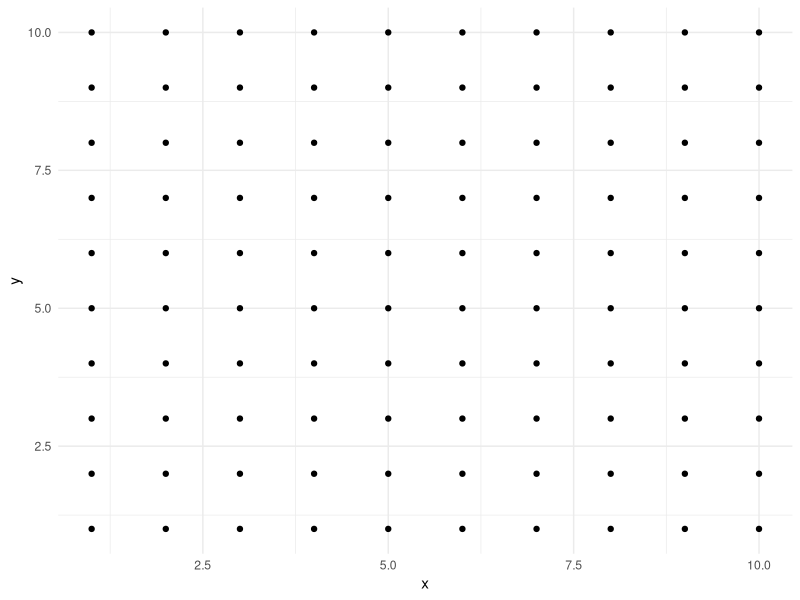
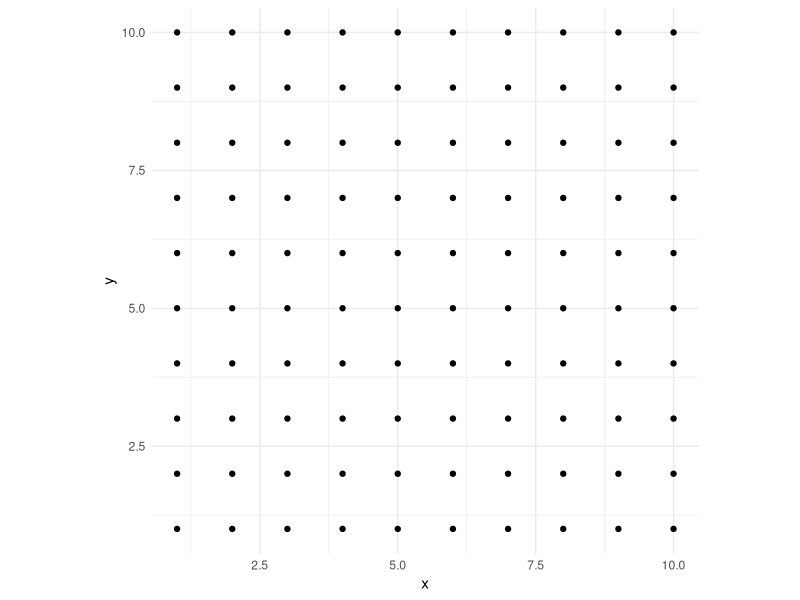
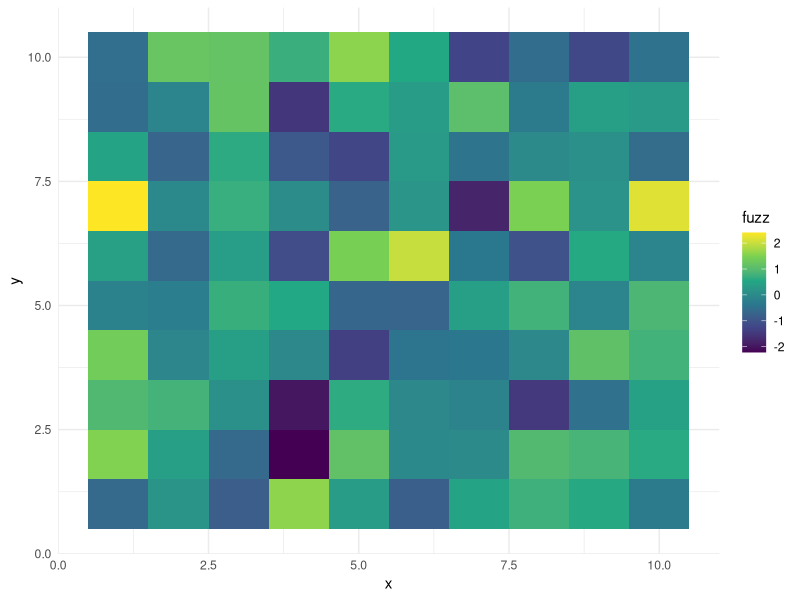
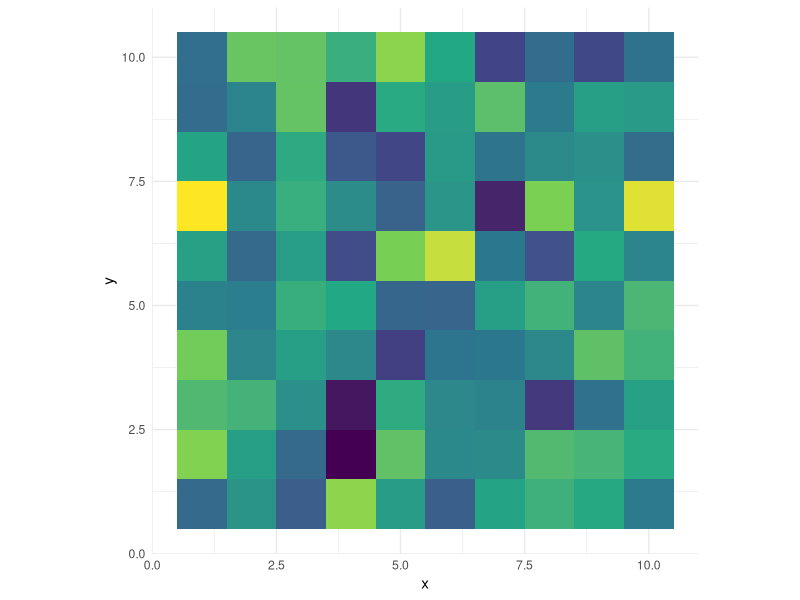
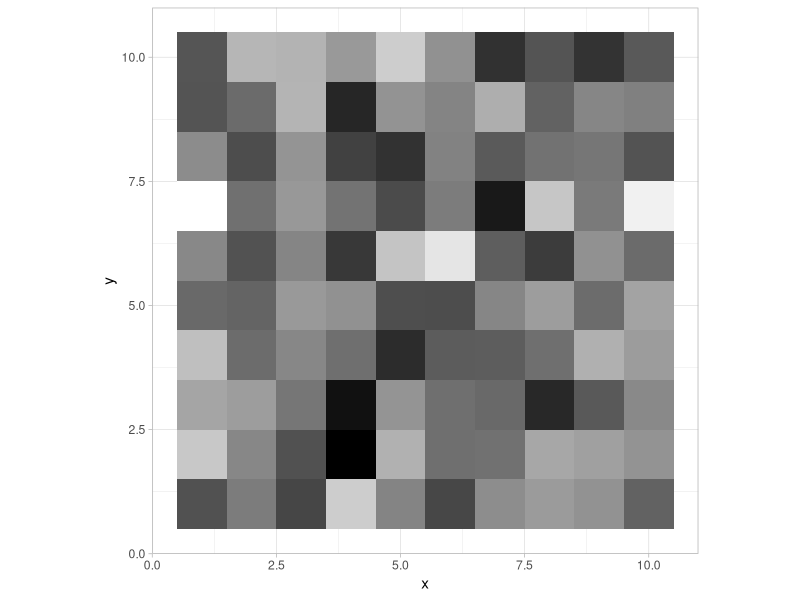
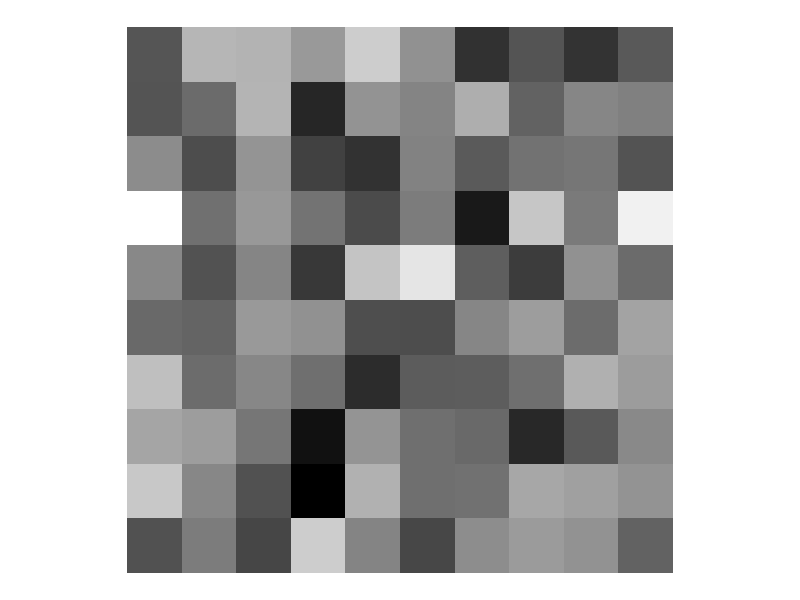
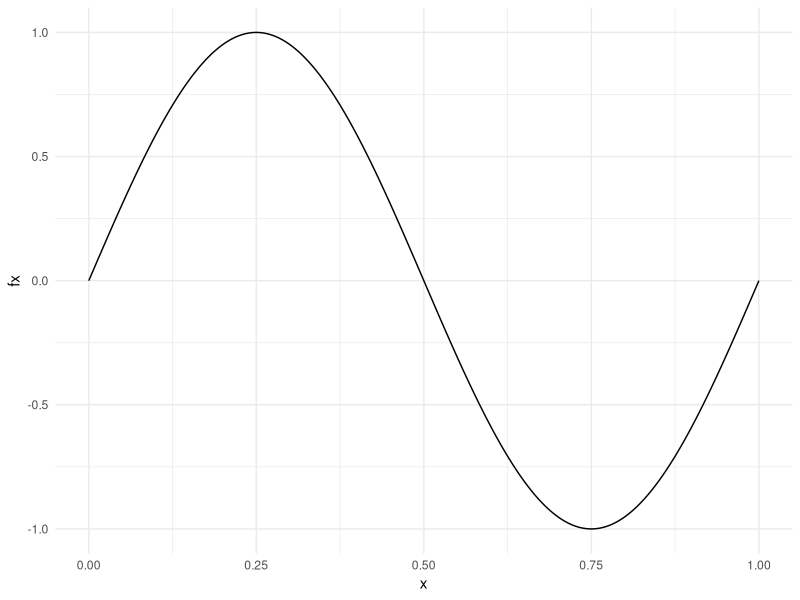
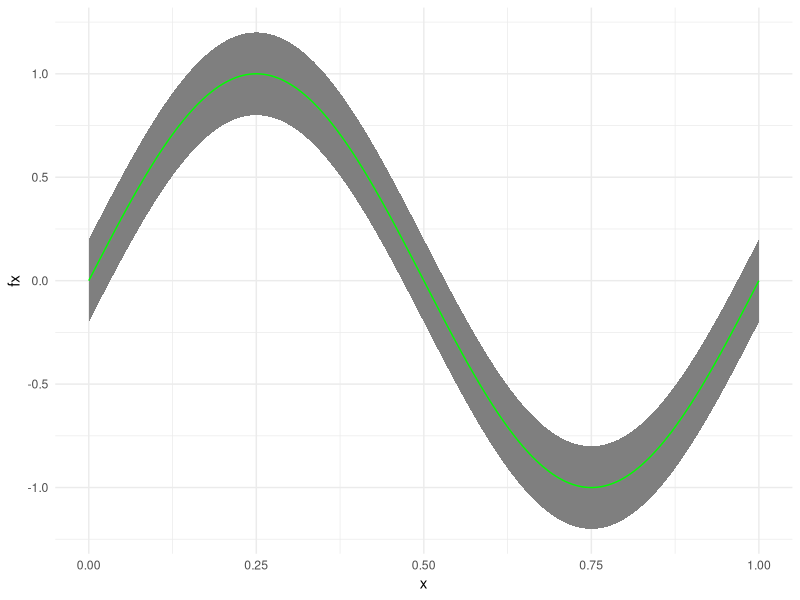

The R source for these figures, in order:
## ---- chunk 1
knitr::opts_chunk$set(fig.height=3, comment="#")
## ---- chunk 2
options(
ggplot2.continuous.colour = "viridis",
ggplot2.continuous.fill = "viridis",
ggplot2.discrete.colour = "brewer",
ggplot2.discrete.fill = "brewer"
)
## ---- chunk 3
library("tidyverse")



df <- expand.grid("x" = 1:10, "y" = 1:10) 
ggplot(df, aes(x, y)) +
  geom_point() +
  theme_minimal()

## ---- chunk 4
ggplot(df, aes(x, y)) +
  geom_point() +
  theme_minimal() +
  coord_equal()
## ---- chunk 5
set.seed(1)
fuzz <- rnorm(nrow(df))
  ggplot(df,aes(x,y)) + 
  geom_tile(aes(fill=fuzz))+
  theme_minimal()
## ---- chunk 6
ggplot(df,aes(x,y)) + 
  geom_tile(aes(fill=fuzz)) + 
  theme_minimal() +
  theme(legend.position="none") +
  coord_equal() 
## ---- chunk 7
ggplot(df, aes(x = x, y = y)) +
  geom_tile(aes(fill = fuzz)) + 
  scale_fill_gradient(low = "black", high = "white") + 
  coord_equal() + 
  theme_light() +
  theme(legend.position = "none")

## ---- chunk 8
ggplot(df, aes(x = x, y = y)) +
  geom_tile(aes(fill = fuzz)) + 
  scale_fill_gradient(low = "black", high = "white") + 
  coord_equal() + 
  theme_void() +
  theme(legend.position = "none")
## ---- chunk 9
x<- seq(0,1, length.out=1001)
FX <- sinpi(2*x)
values<- data.frame(x=c(x),y=c(FX))
ggplot(values,aes(x,y)) + 
  geom_line() + 
  xlim(0,1) + 
  ylim(-1,1) +
  theme_minimal() +
  ylab("fx")
## ---- chunk 10
ggplot(values,aes(x,y)) + 
  geom_ribbon(aes(ymin=y-0.2,ymax=y+0.2),fill="grey50")+
  geom_line(aes(y=y),colour="green") +
  xlim(0,1) + 
  ylim(-1.2,1.2) +
  theme_minimal() +
  ylab("fx")
## ---- chunk 11
x<- vector()
y<-vector()
for (i in 1:10) {
  x[i]=cos((i-1)*36*pi/180)
  y[i]=sin((i-1)*36*pi/180)
}
df<- data.frame(x=x,y=y)
ggplot(df,aes(x,y))+
  geom_polygon(colour="black",fill=NA)+
  theme_minimal()+
  geom_point()+
  coord_equal()
## ---- chunk 12
set.seed(1)
df<- data.frame(x=rnorm(1e3, mean= 3, sd=2 ))
  ggplot(df, aes(x)) +
  geom_density() + 
  stat_function(fun=dnorm, args = list(mean=3, sd=2), colour = "red")+
  geom_vline(xintercept = 8, colour="red", linetype="twodash") +
  theme_minimal()

## ---- chunk 13
A <- matrix(c(-1,3,1,
              -7,9,1,
              -2,2,4), nrow = 3, byrow = TRUE)
ev <- eigen(A)
V <- ev$vectors
L <- ev$values
Lamda <- diag(L)
V_1 <- solve(V)
A
V %*% Lamda %*% V_1
## ---- chunk 14
A <- matrix(c(10,2,-6,2,7,0,-6,0,2), nrow = 3, byrow = TRUE)
ev <- eigen(A)
V <- ev$vectors
L <- ev$values
Lamda <- diag(L)
VT <-t(V)
A
zapsmall(V %*% Lamda %*% VT)
zapsmall(crossprod(V))
## ---- chunk 15
A <- matrix(c(1,2,3,4,5,6,7,8,6,8,10,12), nrow = 4, byrow = FALSE)
s_v_d <- svd(A)
U <- s_v_d$u
D <- s_v_d$d
E <- diag(D)
V <- s_v_d$v
A
zapsmall(U %*% E %*% t(V))
## ---- chunk 16
A <- matrix(c(4,2,1,
              2,4,2,
              1,2,4), nrow = 3, byrow = TRUE)
ev <- eigen(A)
ev
#you can do a Cholesky decomposition of A becasue A is positive definite since
#all of its eigenvalues are positive and it's symmetric.
C <- chol(A)
C
A
t(C) %*% C
## ---- chunk 17
A <- matrix(c(1,3,2,
              3,0,0,
              0,1,3,
              0,1,0), nrow = 4, byrow = TRUE)
QR <- qr(A)
R <- qr.R(QR)
Q <- qr.Q(QR)
X <- qr.X(QR)
X
zapsmall(Q %*% R)
